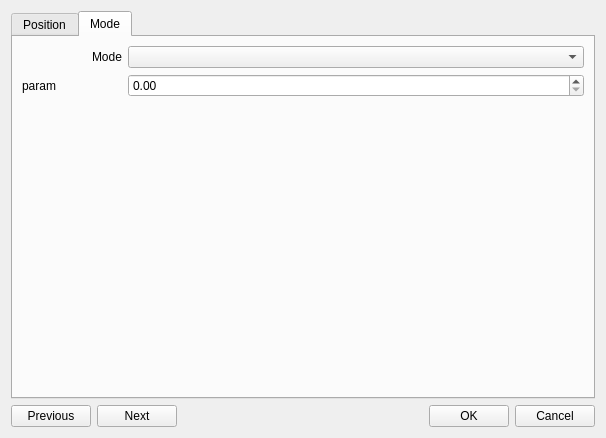
<?xml version="1.0" encoding="UTF-8"?>
<ui version="4.0">
 <class>opmap_edit_waypoint_dialog</class>
 <widget class="QWidget" name="opmap_edit_waypoint_dialog">
  <property name="modal" stdset="0">
   <bool>false</bool>
  </property>
  <property name="windowModality">
   <enum>Qt::NonModal</enum>
  </property>
  <property name="geometry">
   <rect>
    <x>0</x>
    <y>0</y>
    <width>606</width>
    <height>438</height>
   </rect>
  </property>
  <property name="sizePolicy">
   <sizepolicy hsizetype="MinimumExpanding" vsizetype="MinimumExpanding">
    <horstretch>0</horstretch>
    <verstretch>0</verstretch>
   </sizepolicy>
  </property>
  <property name="windowTitle">
   <string>OpenPilot GCS Edit Waypoint</string>
  </property>
  <property name="windowIcon">
   <iconset resource="../coreplugin/core.qrc">
    <normaloff>:/core/images/openpilot_logo_128.png</normaloff>:/core/images/openpilot_logo_128.png</iconset>
  </property>
  <layout class="QVBoxLayout" name="verticalLayout">
   <item>
    <widget class="QTabWidget" name="tabWidget">
     <property name="sizePolicy">
      <sizepolicy hsizetype="Preferred" vsizetype="Preferred">
       <horstretch>0</horstretch>
       <verstretch>0</verstretch>
      </sizepolicy>
     </property>
     <property name="currentIndex">
      <number>1</number>
     </property>
     <widget class="QWidget" name="tab_3">
      <attribute name="title">
       <string>Position</string>
      </attribute>
      <layout class="QGridLayout" name="gridLayout_2">
       <item row="0" column="0">
        <layout class="QGridLayout" name="gridLayout">
         <item row="2" column="0">
          <widget class="QLabel" name="lbLat">
           <property name="sizePolicy">
            <sizepolicy hsizetype="Minimum" vsizetype="Preferred">
             <horstretch>0</horstretch>
             <verstretch>0</verstretch>
            </sizepolicy>
           </property>
           <property name="text">
            <string>Latitude </string>
           </property>
           <property name="alignment">
            <set>Qt::AlignRight|Qt::AlignTrailing|Qt::AlignVCenter</set>
           </property>
          </widget>
         </item>
         <item row="3" column="0">
          <widget class="QLabel" name="lbLong">
           <property name="enabled">
            <bool>true</bool>
           </property>
           <property name="sizePolicy">
            <sizepolicy hsizetype="Minimum" vsizetype="Preferred">
             <horstretch>0</horstretch>
             <verstretch>0</verstretch>
            </sizepolicy>
           </property>
           <property name="text">
            <string>Longitude </string>
           </property>
           <property name="alignment">
            <set>Qt::AlignRight|Qt::AlignTrailing|Qt::AlignVCenter</set>
           </property>
          </widget>
         </item>
         <item row="11" column="0">
          <widget class="QLabel" name="label_8">
           <property name="sizePolicy">
            <sizepolicy hsizetype="Minimum" vsizetype="Preferred">
             <horstretch>0</horstretch>
             <verstretch>0</verstretch>
            </sizepolicy>
           </property>
           <property name="text">
            <string>Description </string>
           </property>
           <property name="alignment">
            <set>Qt::AlignRight|Qt::AlignTrailing|Qt::AlignVCenter</set>
           </property>
          </widget>
         </item>
         <item row="11" column="2" colspan="2">
          <widget class="QLineEdit" name="lineEditDescription"/>
         </item>
         <item row="2" column="2">
          <widget class="QDoubleSpinBox" name="doubleSpinBoxLatitude">
           <property name="sizePolicy">
            <sizepolicy hsizetype="Preferred" vsizetype="Fixed">
             <horstretch>0</horstretch>
             <verstretch>0</verstretch>
            </sizepolicy>
           </property>
           <property name="decimals">
            <number>5</number>
           </property>
           <property name="minimum">
            <double>-90.000000000000000</double>
           </property>
           <property name="maximum">
            <double>90.000000000000000</double>
           </property>
          </widget>
         </item>
         <item row="3" column="2">
          <widget class="QDoubleSpinBox" name="doubleSpinBoxLongitude">
           <property name="decimals">
            <number>5</number>
           </property>
           <property name="minimum">
            <double>-180.000000000000000</double>
           </property>
           <property name="maximum">
            <double>180.000000000000000</double>
           </property>
          </widget>
         </item>
         <item row="3" column="3">
          <widget class="QLabel" name="lbDegLong">
           <property name="text">
            <string>degrees</string>
           </property>
          </widget>
         </item>
         <item row="2" column="3">
          <widget class="QLabel" name="lbDegLat">
           <property name="text">
            <string>degrees</string>
           </property>
          </widget>
         </item>
         <item row="1" column="0">
          <widget class="QLabel" name="Type">
           <property name="sizePolicy">
            <sizepolicy hsizetype="Minimum" vsizetype="Preferred">
             <horstretch>0</horstretch>
             <verstretch>0</verstretch>
            </sizepolicy>
           </property>
           <property name="text">
            <string>Relative to Home </string>
           </property>
           <property name="alignment">
            <set>Qt::AlignRight|Qt::AlignTrailing|Qt::AlignVCenter</set>
           </property>
          </widget>
         </item>
         <item row="6" column="3">
          <widget class="QLabel" name="lbDistanceMeters">
           <property name="text">
            <string>meters</string>
           </property>
          </widget>
         </item>
         <item row="7" column="3">
          <widget class="QLabel" name="lbBearingDeg">
           <property name="text">
            <string>degrees</string>
           </property>
          </widget>
         </item>
         <item row="7" column="0">
          <widget class="QLabel" name="lbBearing">
           <property name="text">
            <string>Bearing </string>
           </property>
           <property name="alignment">
            <set>Qt::AlignRight|Qt::AlignTrailing|Qt::AlignVCenter</set>
           </property>
          </widget>
         </item>
         <item row="7" column="2">
          <widget class="QDoubleSpinBox" name="doubleSpinBoxBearing">
           <property name="decimals">
            <number>2</number>
           </property>
           <property name="maximum">
            <double>360.000000000000000</double>
           </property>
          </widget>
         </item>
         <item row="6" column="0">
          <widget class="QLabel" name="lbDistance">
           <property name="sizePolicy">
            <sizepolicy hsizetype="Minimum" vsizetype="Preferred">
             <horstretch>0</horstretch>
             <verstretch>0</verstretch>
            </sizepolicy>
           </property>
           <property name="text">
            <string>Distance </string>
           </property>
           <property name="alignment">
            <set>Qt::AlignRight|Qt::AlignTrailing|Qt::AlignVCenter</set>
           </property>
          </widget>
         </item>
         <item row="0" column="3">
          <widget class="QCheckBox" name="checkBoxLocked">
           <property name="layoutDirection">
            <enum>Qt::LeftToRight</enum>
           </property>
           <property name="text">
            <string>Locked</string>
           </property>
          </widget>
         </item>
         <item row="0" column="0">
          <widget class="QLabel" name="label_7">
           <property name="text">
            <string>Number </string>
           </property>
           <property name="alignment">
            <set>Qt::AlignRight|Qt::AlignTrailing|Qt::AlignVCenter</set>
           </property>
          </widget>
         </item>
         <item row="0" column="2">
          <widget class="QLabel" name="lbNumber">
           <property name="text">
            <string>0</string>
           </property>
          </widget>
         </item>
         <item row="1" column="2">
          <widget class="QCheckBox" name="checkBoxRelative">
           <property name="text">
            <string/>
           </property>
          </widget>
         </item>
         <item row="10" column="0">
          <widget class="QLabel" name="label_4">
           <property name="text">
            <string>Velocity </string>
           </property>
           <property name="alignment">
            <set>Qt::AlignRight|Qt::AlignTrailing|Qt::AlignVCenter</set>
           </property>
          </widget>
         </item>
         <item row="10" column="2">
          <widget class="QDoubleSpinBox" name="doubleSpinBoxVelocity">
           <property name="maximum">
            <double>999999999.000000000000000</double>
           </property>
          </widget>
         </item>
         <item row="4" column="0">
          <widget class="QLabel" name="label_3">
           <property name="sizePolicy">
            <sizepolicy hsizetype="Minimum" vsizetype="Preferred">
             <horstretch>0</horstretch>
             <verstretch>0</verstretch>
            </sizepolicy>
           </property>
           <property name="text">
            <string>Altitude </string>
           </property>
           <property name="alignment">
            <set>Qt::AlignRight|Qt::AlignTrailing|Qt::AlignVCenter</set>
           </property>
          </widget>
         </item>
         <item row="4" column="3">
          <widget class="QLabel" name="label_6">
           <property name="text">
            <string>meters</string>
           </property>
          </widget>
         </item>
         <item row="8" column="0">
          <widget class="QLabel" name="label_5">
           <property name="text">
            <string>Relative altitude </string>
           </property>
           <property name="alignment">
            <set>Qt::AlignRight|Qt::AlignTrailing|Qt::AlignVCenter</set>
           </property>
          </widget>
         </item>
         <item row="8" column="2">
          <widget class="QDoubleSpinBox" name="doubleSpinBoxRelativeAltitude">
           <property name="minimum">
            <double>-999999999.000000000000000</double>
           </property>
           <property name="maximum">
            <double>999999999.000000000000000</double>
           </property>
          </widget>
         </item>
         <item row="8" column="3">
          <widget class="QLabel" name="label_9">
           <property name="text">
            <string>meters</string>
           </property>
          </widget>
         </item>
         <item row="6" column="2">
          <widget class="QDoubleSpinBox" name="doubleSpinBoxDistance">
           <property name="decimals">
            <number>2</number>
           </property>
           <property name="maximum">
            <double>999999999.000000000000000</double>
           </property>
          </widget>
         </item>
         <item row="4" column="2">
          <widget class="QDoubleSpinBox" name="doubleSpinBoxAltitude">
           <property name="minimum">
            <double>-5000.000000000000000</double>
           </property>
           <property name="maximum">
            <double>5000.000000000000000</double>
           </property>
          </widget>
         </item>
         <item row="10" column="3">
          <widget class="QLabel" name="label_10">
           <property name="text">
            <string>m/s</string>
           </property>
          </widget>
         </item>
        </layout>
       </item>
      </layout>
     </widget>
     <widget class="QWidget" name="tab_4">
      <attribute name="title">
       <string>Mode</string>
      </attribute>
      <layout class="QGridLayout" name="gridLayout_8">
       <item row="0" column="0">
        <layout class="QFormLayout" name="formLayout">
         <item row="0" column="0">
          <widget class="QLabel" name="label">
           <property name="sizePolicy">
            <sizepolicy hsizetype="Minimum" vsizetype="Preferred">
             <horstretch>0</horstretch>
             <verstretch>0</verstretch>
            </sizepolicy>
           </property>
           <property name="minimumSize">
            <size>
             <width>100</width>
             <height>0</height>
            </size>
           </property>
           <property name="layoutDirection">
            <enum>Qt::LeftToRight</enum>
           </property>
           <property name="text">
            <string>Mode</string>
           </property>
           <property name="alignment">
            <set>Qt::AlignRight|Qt::AlignTrailing|Qt::AlignVCenter</set>
           </property>
          </widget>
         </item>
         <item row="0" column="1">
          <widget class="QComboBox" name="cbMode"/>
         </item>
         <item row="1" column="0">
          <widget class="QLabel" name="modeParams">
           <property name="sizePolicy">
            <sizepolicy hsizetype="Minimum" vsizetype="Preferred">
             <horstretch>0</horstretch>
             <verstretch>0</verstretch>
            </sizepolicy>
           </property>
           <property name="layoutDirection">
            <enum>Qt::LeftToRight</enum>
           </property>
           <property name="text">
            <string>param</string>
           </property>
           <property name="alignment">
            <set>Qt::AlignRight|Qt::AlignTrailing|Qt::AlignVCenter</set>
           </property>
          </widget>
         </item>
         <item row="1" column="1">
          <widget class="QDoubleSpinBox" name="dsb_modeParams">
           <property name="maximum">
            <double>999999999.000000000000000</double>
           </property>
           <property name="singleStep">
            <double>0.010000000000000</double>
           </property>
          </widget>
         </item>
        </layout>
       </item>
      </layout>
     </widget>
    </widget>
   </item>
   <item>
    <layout class="QHBoxLayout" name="horizontalLayout">
     <item>
      <widget class="QPushButton" name="pushButton">
       <property name="text">
        <string>Previous</string>
       </property>
      </widget>
     </item>
     <item>
      <widget class="QPushButton" name="pushButton_2">
       <property name="text">
        <string>Next</string>
       </property>
      </widget>
     </item>
     <item>
      <spacer name="horizontalSpacer">
       <property name="orientation">
        <enum>Qt::Horizontal</enum>
       </property>
       <property name="sizeHint" stdset="0">
        <size>
         <width>40</width>
         <height>20</height>
        </size>
       </property>
      </spacer>
     </item>
     <item>
      <widget class="QPushButton" name="pushButtonOK">
       <property name="text">
        <string>OK</string>
       </property>
      </widget>
     </item>
     <item>
      <widget class="QPushButton" name="pushButtonCancel">
       <property name="text">
        <string>Cancel</string>
       </property>
      </widget>
     </item>
    </layout>
   </item>
  </layout>
 </widget>
 <resources>
  <include location="../coreplugin/core.qrc"/>
 </resources>
 <connections/>
</ui>
